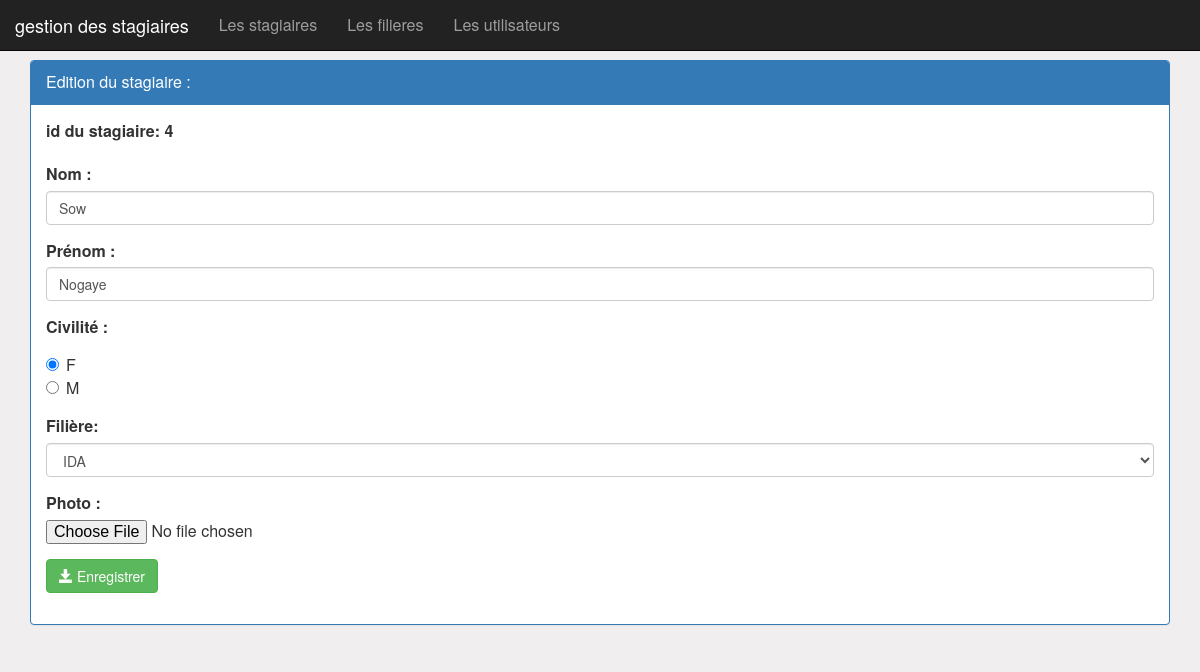
The page /editerStagiaire.php?idS=4 (signed in) on the database its author committed.
### tables this page shows
create table stagiaires(
    idstagiaires int primary key auto_increment, 
    nomstagiaires VARCHAR(50),
    prenom VARCHAR(50),
    civilite VARCHAR(1),
    photho VARCHAR(100),
    idfilieres int
);

create table filieres(
    idfilieres int primary key auto_increment,  
    nomfiliere VARCHAR(50),
    niveau VARCHAR(50)   
);

### editerStagiaire.php (the view, shortened to what this page needs)
<?php
    require_once('connexiondb.php');
    $idS=isset($_GET['idS'])?$_GET['idS']:0;
    $requeteS="select * from stagiaires where idstagiaires=$idS";
    $resultatS=$pdo->query($requeteS);
    $stagiaire=$resultatS->fetch();
    $nom=$stagiaire['nomstagiaires'];
    $prenom=$stagiaire['prenom'];
    $civilite=strtoupper($stagiaire['civilite']);
    $idFiliere=$stagiaire['idfilieres'];
    $requeteF="select * from filieres";
    $resultatF=$pdo->query($requeteF);
?>
<HTML>
<head>
<link rel="stylesheet" href="//netdna.bootstrapcdn.com/bootstrap/3.1.1/css/bootstrap.min.css">
<link rel="stylesheet" href="css/monstyle.css">
<link rel="stylesheet" type="text/css" href="css/font-awesome.min.css">
</head>
    <body>
        <?php include("menu.php"); ?>
        <div class="container">
             <div class="panel panel-primary margetop">
                <div class="panel-heading">Edition du stagiaire :</div>
                <div class="panel-body">
                    <form method="post" action="updateStagiaire.php" class="form"  enctype="multipart/form-data">
						<div class="form-group">
                             <label for="idstagiaires">id du stagiaire: <?php echo $idS ?></label>
                        </div>
                        <div class="form-group">
                             <label for="nomstagiaires">Nom :</label>
                            <input type="text" name="nomstagiaires" placeholder="Nom" class="form-control" value="<?php echo $nom ?>"/>
                        </div>
                        <div class="form-group">
                             <label for="prenom">Prénom :</label>
                            <input type="text" name="prenom" placeholder="Prénom" class="form-control"
                                   value="<?php echo $prenom ?>"/>
                        </div>
                        <div class="form-group">
                            <label for="civilite">Civilité :</label>
                            <div class="radio">
                                <label><input type="radio" name="civilite" value="F"
                                    <?php if($civilite==="F")echo "checked" ?> checked/> F </label><br>
                                <label><input type="radio" name="civilite" value="M"
                                    <?php if($civilite==="M")echo "checked" ?>/> M </label>
                            </div>
                        </div>
                        <div class="form-group">
                            <label for="idfilieres">Filière:</label>
				            <select name="idfilieres" class="form-control" id="idfilieres">
                              <?php while($filiere=$resultatF->fetch()) { ?>
                                <option value="<?php echo $filiere['idfilieres'] ?>"
                                         <?php if($idFiliere===$filiere['idfilieres']) echo "selected" ?>>
                                    <?php echo $filiere['nomfiliere'] ?>
                                </option>
                              <?php }?>
				            </select>
                        </div>
                        <div class="form-group">
                             <label for="photho">Photo :</label>
                            <input type="file" name="photho" />
                        </div>
				        <button type="submit" class="btn btn-success">
                            <span class="glyphicon glyphicon-save"></span>
                            Enregistrer
                        </button>
					</form>
                </div>
            </div>
        </div>
    </body>
</HTML>

### css/monstyle.css (style rules this page uses)
.margetop { margin-top: 60px; }
body { background-color: rgb(240, 238, 238); font-size: 16px; }

### rows shown on the page
stagiaires: nomstagiaires "Sow", prenom "Nogaye", civilite "☑ F", civilite "☐ M", idfilieres "IDA"

### other values the page prints
$idS "4"
